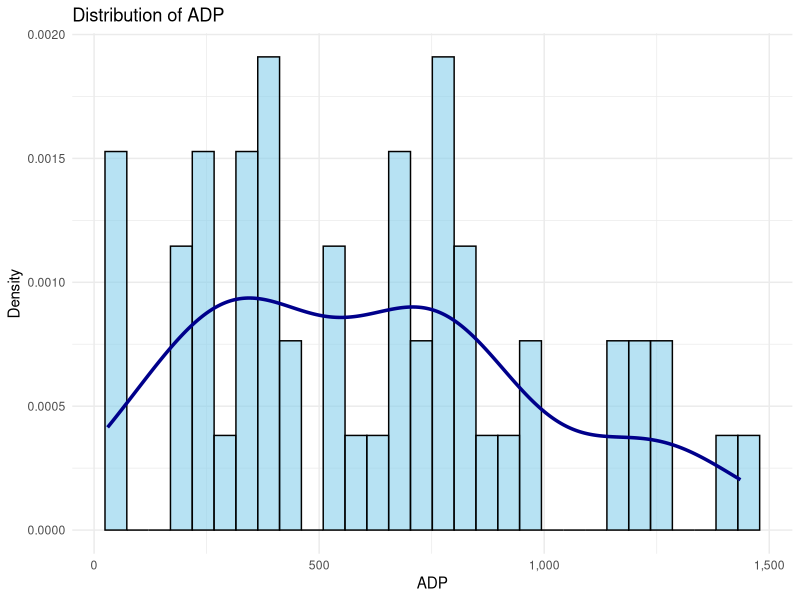
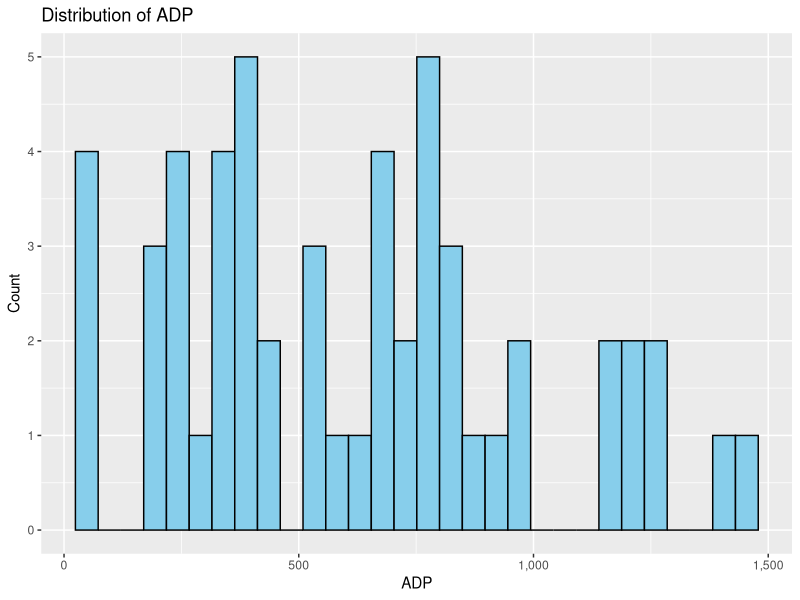
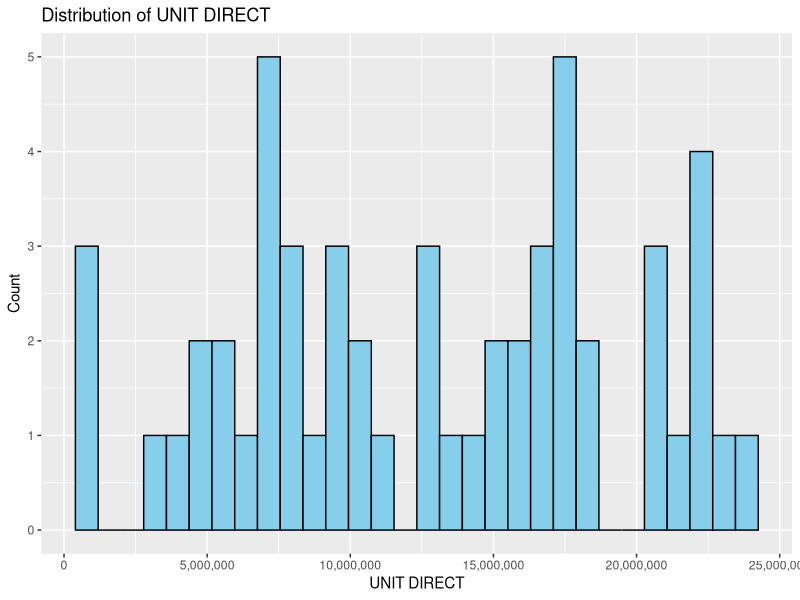
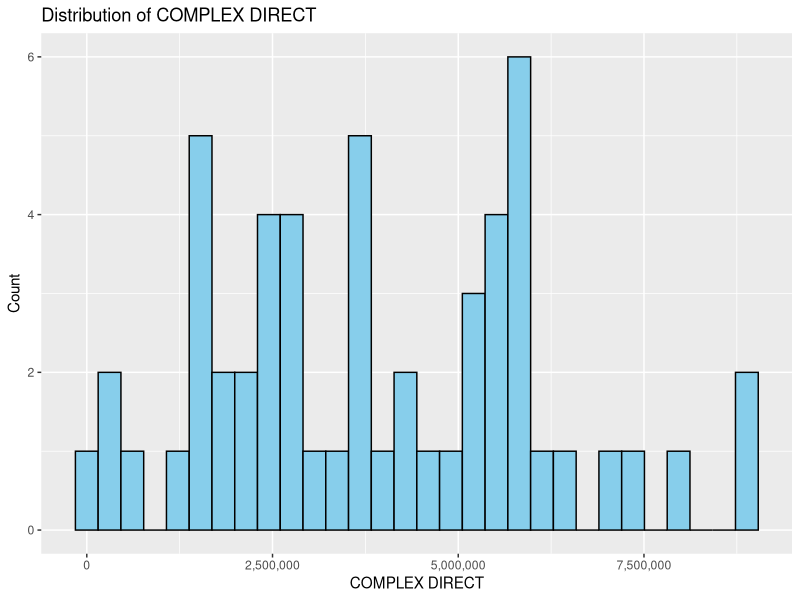
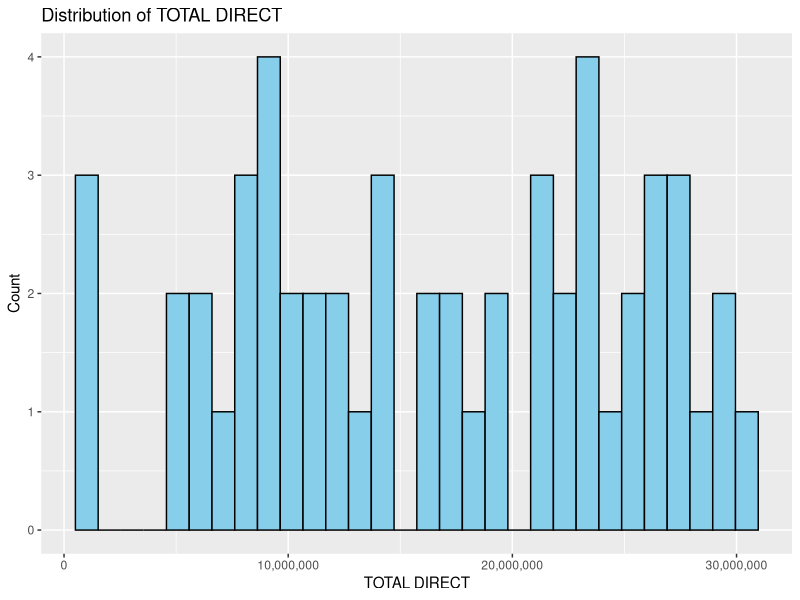
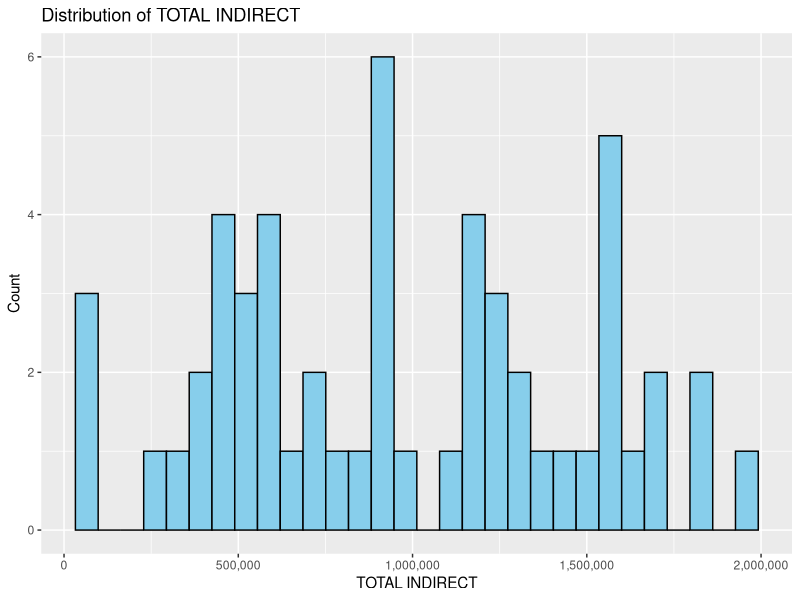
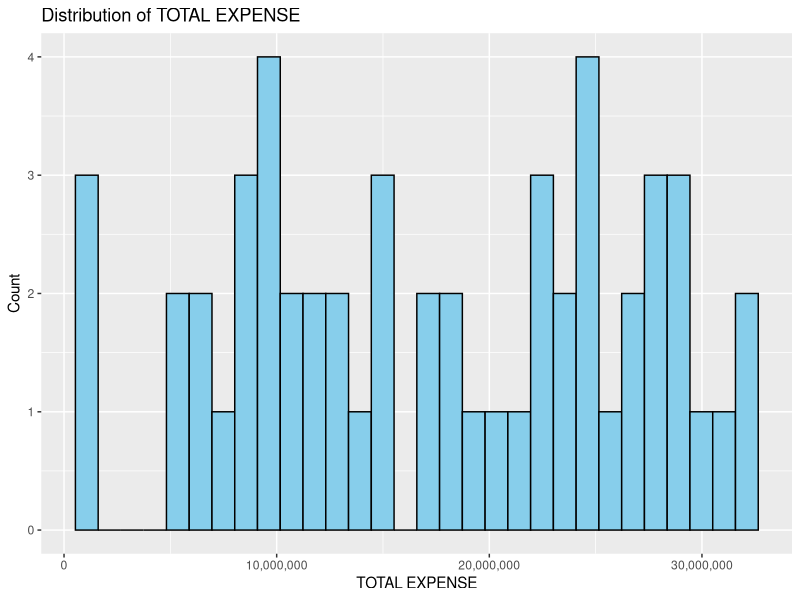
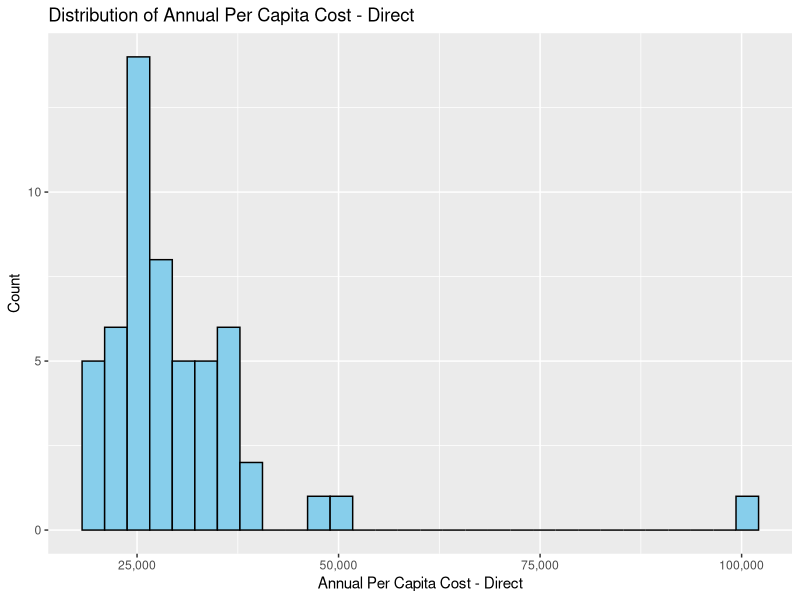

Generate these figures, in order, with R:
# Distributions for each variable across private and public
library(ggplot2)
library(tidyverse)
library(scales)

# State Prisons
shorter_dataset <- read_csv("../Project1/data/Processed_Data/State_Prison_Revenue.csv")
shorter_dataset <- shorter_dataset[!grepl("Total", shorter_dataset$`Prison Unit`, ignore.case = TRUE), ] #ignore all rows that include the word Total


p <- ggplot(shorter_dataset, aes(x = `ADP`)) +
  geom_histogram(aes(y = ..density..), bins = 30, fill = "skyblue", color = "black", alpha = 0.6) +
  geom_density(color = "darkblue", size = 1.2) +
  scale_x_continuous(labels = comma) + 
  labs(title = "Distribution of ADP", x = "ADP", y = "Density") +
  theme_minimal()

p

p <- ggplot(shorter_dataset, aes(x = `ADP`)) +
  geom_histogram(bins = 30, fill = "skyblue", color = "black") +
  scale_x_continuous(labels = comma) + 
  labs(title = "Distribution of ADP", x = "ADP", y = "Count")

print(p)

p <- ggplot(shorter_dataset, aes(x = `UNIT DIRECT`)) +
  geom_histogram(bins = 30, fill = "skyblue", color = "black") +
  scale_x_continuous(labels = comma) + 
  labs(title = "Distribution of UNIT DIRECT", x = "UNIT DIRECT", y = "Count")

print(p)

p <- ggplot(shorter_dataset, aes(x = `COMPLEX DIRECT`)) +
  geom_histogram(bins = 30, fill = "skyblue", color = "black") +
  scale_x_continuous(labels = comma) + 
  labs(title = "Distribution of COMPLEX DIRECT", x = "COMPLEX DIRECT", y = "Count")

print(p)

p <- ggplot(shorter_dataset, aes(x = `TOTAL DIRECT`)) +
  geom_histogram(bins = 30, fill = "skyblue", color = "black") +
  scale_x_continuous(labels = comma) + 
  labs(title = "Distribution of TOTAL DIRECT", x = "TOTAL DIRECT", y = "Count")

print(p)

p <- ggplot(shorter_dataset, aes(x = `TOTAL INDIRECT`)) +
  geom_histogram(bins = 30, fill = "skyblue", color = "black") +
  scale_x_continuous(labels = comma) + 
  labs(title = "Distribution of TOTAL INDIRECT", x = "TOTAL INDIRECT", y = "Count")

print(p)

p <- ggplot(shorter_dataset, aes(x = `TOTAL EXPENSE`)) +
  geom_histogram(bins = 30, fill = "skyblue", color = "black") +
  scale_x_continuous(labels = comma) + 
  labs(title = "Distribution of TOTAL EXPENSE", x = "TOTAL EXPENSE", y = "Count")

print(p)

p <- ggplot(shorter_dataset, aes(x = `Annual Per Capita Cost - Direct`)) +
  geom_histogram(bins = 30, fill = "skyblue", color = "black") +
  scale_x_continuous(labels = comma) + 
  labs(title = "Distribution of Annual Per Capita Cost - Direct", x = "Annual Per Capita Cost - Direct", y = "Count")

print(p)

p <- ggplot(shorter_dataset, aes(x = `Annual Per Capita Cost - Indirect`)) +
  geom_histogram(bins = 30, fill = "skyblue", color = "black") +
  scale_x_continuous(labels = comma) + 
  labs(title = "Distribution of Annual Per Capita Cost - Indirect", x = "Annual Per Capita Cost - Indirect", y = "Count")

print(p)

p <- ggplot(shorter_dataset, aes(x = `Annual Per Capita Cost - Total`)) +
  geom_histogram(bins = 30, fill = "skyblue", color = "black") +
  scale_x_continuous(labels = comma) + 
  labs(title = "Distribution of Annual Per Capita Cost - Total", x = "Annual Per Capita Cost - Total", y = "Count")

print(p)


p <- ggplot(shorter_dataset, aes(x = `Daily Per Capita Cost`)) +
  geom_histogram(bins = 30, fill = "skyblue", color = "black") +
  scale_x_continuous(labels = comma) + 
  labs(title = "Distribution of Daily Per Capita Cost", x = "Daily Per Capita Cost", y = "Count")

print(p)

# Private Prisons
private_dataset <- read_csv("../Project1/data/Processed_Data/Private_Prison_Revenue.csv")
private_dataset <- shorter_dataset[!grepl("Total", shorter_dataset$`Prison Unit`, ignore.case = TRUE), ] #ignore all rows that include the word Total

shorter_dataset$group <- "All"
private_dataset$group <- "Private"

combined_data <- rbind(shorter_dataset, private_dataset)


p <- ggplot(combined_data, aes(x = `ADP`, fill = group)) +
  geom_histogram(bins = 30, color = "black", position = "identity", alpha = 0.5) +
  scale_x_continuous(labels = comma) + 
  labs(title = "Distribution of ADP (All vs Private)", x = "ADP", y = "Count") +
  scale_fill_manual(values = c("black", "orange")) +
  theme_minimal()

p

p <- ggplot(shorter_dataset, aes(x = `ADP`)) +
  geom_histogram(bins = 30, fill = "skyblue", color = "black") +
  scale_x_continuous(labels = comma) + 
  labs(title = "Private Prison: Distribution of ADP", x = "ADP", y = "Count")

print(p)

p <- ggplot(shorter_dataset, aes(x = `UNIT DIRECT`)) +
  geom_histogram(bins = 30, fill = "skyblue", color = "black") +
  scale_x_continuous(labels = comma) + 
  labs(title = "Private Prison: Distribution of UNIT DIRECT", x = "UNIT DIRECT", y = "Count")

print(p)

p <- ggplot(shorter_dataset, aes(x = `COMPLEX DIRECT`)) +
  geom_histogram(bins = 30, fill = "skyblue", color = "black") +
  scale_x_continuous(labels = comma) + 
  labs(title = "Private Prison: Distribution of COMPLEX DIRECT", x = "COMPLEX DIRECT", y = "Count")

print(p)

p <- ggplot(shorter_dataset, aes(x = `TOTAL DIRECT`)) +
  geom_histogram(bins = 30, fill = "skyblue", color = "black") +
  scale_x_continuous(labels = comma) + 
  labs(title = "Private Prison: Distribution of TOTAL DIRECT", x = "TOTAL DIRECT", y = "Count")

print(p)

p <- ggplot(shorter_dataset, aes(x = `TOTAL INDIRECT`)) +
  geom_histogram(bins = 30, fill = "skyblue", color = "black") +
  scale_x_continuous(labels = comma) + 
  labs(title = "Private Prison: Distribution of TOTAL INDIRECT", x = "TOTAL INDIRECT", y = "Count")

print(p)

p <- ggplot(shorter_dataset, aes(x = `TOTAL EXPENSE`)) +
  geom_histogram(bins = 30, fill = "skyblue", color = "black") +
  scale_x_continuous(labels = comma) + 
  labs(title = "Private Prison: Distribution of TOTAL EXPENSE", x = "TOTAL EXPENSE", y = "Count")

print(p)

p <- ggplot(shorter_dataset, aes(x = `Annual Per Capita Cost - Direct`)) +
  geom_histogram(bins = 30, fill = "skyblue", color = "black") +
  scale_x_continuous(labels = comma) + 
  labs(title = "Private Prison: Distribution of Annual Per Capita Cost - Direct", x = "Annual Per Capita Cost - Direct", y = "Count")

print(p)

p <- ggplot(shorter_dataset, aes(x = `Annual Per Capita Cost - Indirect`)) +
  geom_histogram(bins = 30, fill = "skyblue", color = "black") +
  scale_x_continuous(labels = comma) + 
  labs(title = "Private Prison: Distribution of Annual Per Capita Cost - Indirect", x = "Annual Per Capita Cost - Indirect", y = "Count")

print(p)

p <- ggplot(shorter_dataset, aes(x = `Annual Per Capita Cost - Total`)) +
  geom_histogram(bins = 30, fill = "skyblue", color = "black") +
  scale_x_continuous(labels = comma) + 
  labs(title = "Private Prison: Distribution of Annual Per Capita Cost - Total", x = "Annual Per Capita Cost - Total", y = "Count")

print(p)


p <- ggplot(shorter_dataset, aes(x = `Daily Per Capita Cost`)) +
  geom_histogram(bins = 30, fill = "skyblue", color = "black") +
  scale_x_continuous(labels = comma) + 
  labs(title = "Private Prison: Distribution of Daily Per Capita Cost", x = "Daily Per Capita Cost", y = "Count")

print(p)

#Private_Prison_ADP_Distribution.png

